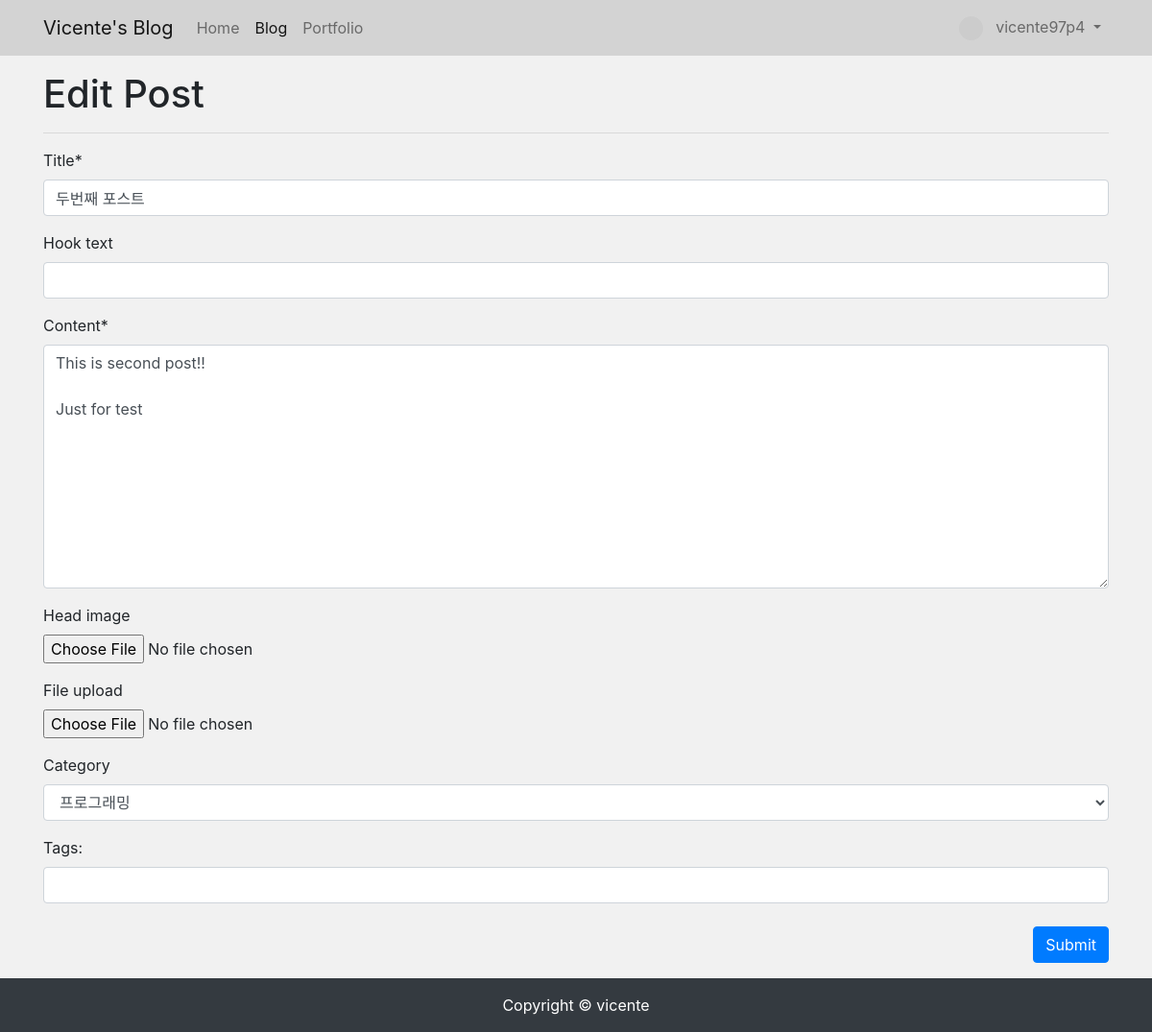
The app's page /blog/update_post/2/ (signed in) with its own data.
### blog/models.py (models this page shows, shortened)
class Post(models.Model):
    title = models.CharField(max_length=30)
    hook_text = models.CharField(max_length=100, blank=True)
    content = MarkdownxField()
    head_image = models.ImageField(upload_to='blog/images/%Y/%m/%d/', blank=True)
    file_upload = models.FileField(upload_to='blog/files/%Y/%m/%d/', blank=True)
    created_at = models.DateTimeField(auto_now_add=True)
    updated_at = models.DateTimeField(auto_now=True)
    author = models.ForeignKey(User, null=True, on_delete=models.SET_NULL)
    category = models.ForeignKey(Category, null=True, blank=True, on_delete=models.SET_NULL)
    tags = models.ManyToManyField(Tag, blank=True)
    good = models.ManyToManyField(User, related_name='good', blank=True)
    view_cnt = models.PositiveIntegerField(default=0, verbose_name='조회수')

### blog/views.py (the view, shortened to what this page needs)
# urls.py: path('update_post/<int:pk>/', views.PostUpdate.as_view()),
class PostUpdate(LoginRequiredMixin, UpdateView):
    model = Post
    fields = ['title', 'hook_text', 'content', 'head_image', 'file_upload', 'category']
    template_name = 'blog/post_update_form.html'
    def get_context_data(self, **kwargs):
        context = super(PostUpdate, self).get_context_data()
        if self.object.tags.exists():
            tags_str_list = []
            for t in self.object.tags.all():
                tags_str_list.append(t.name)
            context['tags_str_default'] = '; '.join(tags_str_list)
        return context
    def dispatch(self, request, *args, **kwargs):
        if request.user.is_authenticated and request.user == self.get_object().author:
            return super(PostUpdate, self).dispatch(request, *args, **kwargs)
        else:
            raise PermissionDenied

### blog/models.py (called while the page is built)
    def __str__(self):
        return self.name

### blog/templates/blog/post_update_form.html (shortened to what this page needs)
{% extends 'blog/base_full_width.html' %}
{% load crispy_forms_tags %}
{% block main_area %}
    <h1>Edit Post</h1>
    <hr/>
    <form method="post" enctype="multipart/form-data">{% csrf_token %}
        {{ form | crispy}}
        <div id="div_id_tags_str">
            <label for="id_tags_str">Tags: </label>
            <input type="text" name="tags_str" id="id_tags_str" class="textinput textInput form-control" value="{{ tags_str_default }}">
        </div>
        <br/>
        <button type="submit" class="btn btn-primary float-right">Submit</button>
    </form>
{% endblock %}

### blog/templates/blog/navbar.html (shortened to what this page needs)
{% load socialaccount %}
<nav class="navbar navbar-expand-lg navbar-light" style="background-color: #d3d3d3;">
    <div class="container">
      <a class="navbar-brand" href="{{'/'}}">Vicente's Blog</a>
      <div class="collapse navbar-collapse" id="navbarNavDropdown">
        <ul class="navbar-nav">
          <li class="nav-item" id="home">
            <a class="nav-link" href="{{'/'}}">Home <span class="sr-only">(current)</span></a>
          </li>
          <li class="nav-item active" id="blog">
            <a class="nav-link" href="{{ '/blog/' }}">Blog</a>
          </li>
          <li class="nav-item" id="portfolio">
            <a class="nav-link" href="{{ '/about_me/' }}">Portfolio</a>
          </li>
        </ul>
          <ul class="navbar-nav ml-auto">
            {% if user.is_authenticated %}
            <li class="nav-item dropdown">
              <a class="nav-link dropdown-toggle" href="#" id="navbarDropdownMenuLink" role="button" data-toggle="dropdown" aria-expanded="false">
                {% if user.socialaccount_set.all.0.get_avatar_url %}
                <img class="rounded-circle" width="25px" src="{{user.socialaccount_set.all.0.get_avatar_url}}" alt="">
                {% else %}
                <img class="rounded-circle" src="https://picsum.photos/seed/{{user.pk}}/25/25" width="25px"/>
                {% endif %}
                {{ user.username }}
              </a>
            </li>
            {% else %}
            <li class="nav-item">
                <a class="nav-link" href="#" data-toggle="modal" data-target="#loginModal">Log In</a>
            </li>
            {% endif %}
        </ul>
      </div>
    </div>
</nav>

### records on screen
Post: title "두번째 포스트", content "This is second post!! Just for test", category "프로그래밍"

### other values on screen
{{ user.username }} "vicente97p4"
